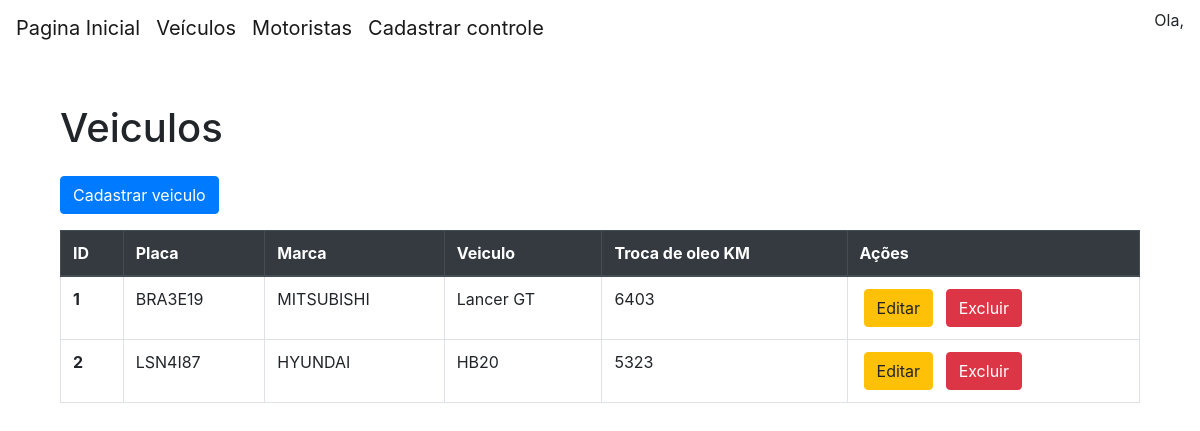
Page /veiculo on the committed database.
### models.py (models this page shows, shortened)
class Veiculo(db.Model):
    id = db.Column(db.Integer, primary_key=True)
    placa = db.Column(db.String(20), unique=True, nullable=False)
    marca = db.Column(db.String(100), nullable=False)
    modelo = db.Column(db.String(100), nullable=False)
    km_troca_oleo = db.Column(db.Integer)

### routes/veiculo_routes.py (the view)
@veiculo_routes.route('/veiculo')
def listar_veiculos():
    veiculos = Veiculo.query.all()
    return render_template('/veiculo/listar_veiculo.html', veiculos=veiculos)

### templates/veiculo/listar_veiculo.html (shortened to what this page needs)
{% extends 'base.html' %}
{% block content %}
    <div class='container'>
        <h1 class="mb-4">Veiculos</h1>
        <a class="btn btn-primary mb-3" href="{{ url_for('veiculo_routes.cadastrar_veiculo')}}">Cadastrar veiculo</a>
        <table class="table table-bordered">
            <thead class="thead-dark">
                <tr class="table-primary">
                    <th scope="col">ID</th>
                    <th scope="col">Placa</th>
                    <th scope="col">Marca</th>
                    <th scope="col">Veiculo</th>
                    <th scope="col">Troca de oleo KM</th>
                    <th scope="col">Ações</th>
                </tr>
            </thead>
            <tbody>
                {% for veiculo in veiculos %}
                    <tr>
                        <th scope="row">{{ veiculo.id }}</th>
                        <td>{{ veiculo.placa }}</td>
                        <td>{{ veiculo.marca }}</td>
                        <td>{{ veiculo.modelo }}</td>
                        <td>{{ veiculo.km_troca_oleo }}</td>
                        <td>
                            <a href="veiculo/editar/{{veiculo.id}}" class="btn btn-warning mx-1">Editar</a>
                            <a href="#" class="btn btn-danger mx-1" onclick="confirmarExclusao('{{ veiculo.id }}')">Excluir</a>
                        </td>
                    </tr>
                {% endfor %}
            </tbody>
        </table>
    </div>
{% endblock %}

### rows in the picture
Veiculo: id "1", placa "BRA3E19", marca "MITSUBISHI", modelo "Lancer GT", km_troca_oleo "6403"
Veiculo: id "2", placa "LSN4I87", marca "HYUNDAI", modelo "HB20", km_troca_oleo "5323"
